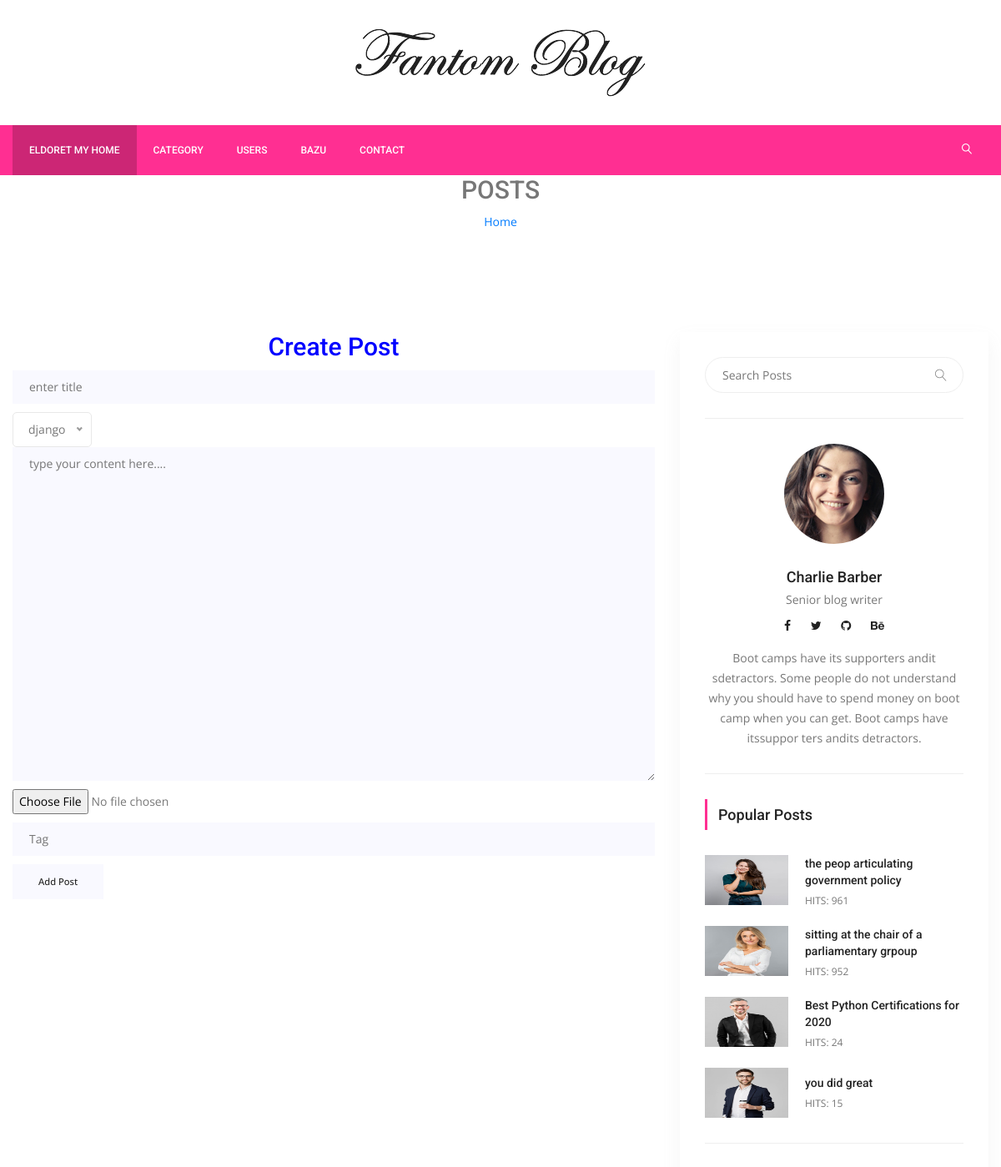
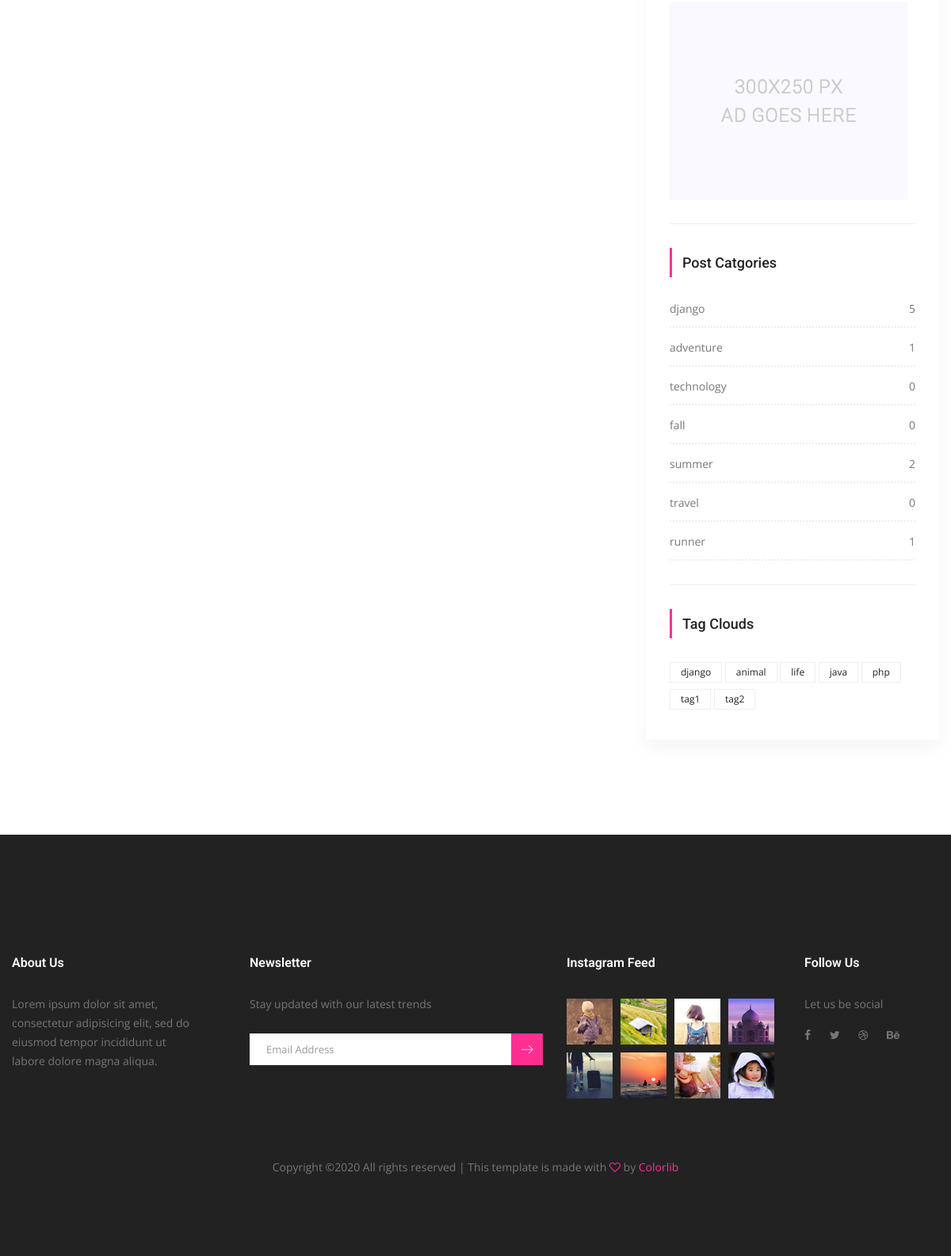
The app's page /post-create (signed in) with its own data (2 pictures, top to bottom).
### posts/models.py (models this page shows, shortened)
class Post(models.Model):
    title = models.CharField(max_length=150)
    content = models.TextField()
    publishing_date = models.DateTimeField(auto_now=True)
    image = models.ImageField(blank=True, null=True, upload_to='uploads/')
    user = models.ForeignKey(settings.AUTH_USER_MODEL, on_delete=models.CASCADE)
    slug = models.SlugField(default="slug", editable=False)
    category = models.ForeignKey(Category, on_delete=models.CASCADE, default=1, related_name="posts")
    tag = models.ManyToManyField(Tag, related_name="posts", blank=True)
    slider_post = models.BooleanField(default=False)
    hit = models.PositiveIntegerField(default=0)

class Category(models.Model):
    title = models.CharField(max_length=150)
    slug = models.SlugField(editable=False)
    def __str__(self):
        return self.title
    def post_count(self):
        return self.posts.all().count()

class Tag(models.Model):
    title = models.CharField(max_length=50)
    slug = models.SlugField(editable=False)
    def __str__(self):
        return self.title

### posts/views.py (the view, shortened to what this page needs)
# urls.py: path('post-create', CreatePostView.as_view(),name = "create_post"),
@method_decorator(login_required(login_url='users/login'),name="dispatch")
class CreatePostView(CreateView):
    template_name = 'posts/create-post.html'
    form_class = PostCreationForm
    model = Post

### posts/forms.py
class PostCreationForm(forms.ModelForm):
    class Meta:
        model = Post
        widgets = {
            'title':forms.TextInput(attrs={'class':'single-input','placeholder':'enter title'}),
            'content': forms.Textarea(attrs={'class': 'single-input', 'placeholder': 'type your content here....'})
        }
        fields = [
            'title',
            'category',
            'content',
            'image',
        ]

### posts/templatetags/custom_tags.py (called while the page is built)
@register.simple_tag(name="categories")
def all_categories():
    return Category.objects.all()

@register.simple_tag(name="tags")
def all_tags():
    return Tag.objects.all()

@register.simple_tag(name="hit_posts")
def hit_posts():
    return Post.objects.order_by('-hit')[:4]

### templates/posts/create-post.html (shortened to what this page needs)
{% extends 'base.html'%}
{% load static %}
{% block content %}
        <section class="banu Area =====nner_area">
            <div class="banner_inner d-flex align-items-center">
				<div class="container">
					<div class="banner_content text-center">
						<h2>POSTS</h2>
						<div class="page_link">
							<a href="{% url 'index' %}">Home</a>
						</div>
					</div>
				</div>
            </div>
        </section>
        <section class="blog_area p_120">
            <div class="container">
                <div class="row">
                    <div class="col-lg-8">
						<h2 style="text-align:center;color:blue"> Create Post </h2>
                        <div class="blog_left_sidebar">
							<form method="post" enctype="multipart/form-data">
                                {% for field in form %}
								<div class="mt-10">
                                    {{ field }}
									</div>
                                {% endfor %}
								<div class="mt-10">
										<input type="text" name="tag" placeholder="Tag" onfocus="this.placeholder = ''" onblur="this.placeholder = 'Tag'" required="" class="single-input">
									</div>
								 <input type="submit" class="genric-btn default" style="margin-top:10px" value="Add Post">
							</form>
						</div>
                    </div>
                    {% include 'right_side.html'%}
                </div>
            </div>
        </section>
        {% endblock%}

### templates/base.html (shortened to what this page needs)
{% load static%}
{% load custom_tags %}
<!doctype html>
<html lang="en">
    <head>
        <link rel="stylesheet" href="{% static "css/bootstrap.css" %}">
        <link rel="stylesheet" href="{% static "vendors/linericon/style.css" %}">
        <link rel="stylesheet" href="{% static "css/font-awesome.min.css" %}">
        <link rel="stylesheet" href="{% static "vendors/owl-carousel/owl.carousel.min.css" %}">
        <link rel="stylesheet" href="{% static "vendors/lightbox/simpleLightbox.css" %}">
        <link rel="stylesheet" href="{% static "vendors/nice-select/css/nice-select.css" %}">
        <link rel="stylesheet" href="{% static "vendors/animate-css/animate.css" %}">
        <link rel="stylesheet" href="{% static "vendors/jquery-ui/jquery-ui.css" %}">
        <link rel="stylesheet" href="{% static "css/style.css" %}">
        <link rel="stylesheet" href="{% static "css/responsive.css" %}">
    </head>
    <body>
        <header class="header_area">
            <div class="logo_part">
            	<div class="container">
            		<a class="logo" href="{% url 'index' %}"><img src="{% static "img/logo.png" %}" alt=""></a>
            	</div>
            </div>
			<div class="main_menu">
				<nav class="navbar navbar-expand-lg navbar-light">
					<div class="container">
						<div class="collapse navbar-collapse offset" id="navbarSupportedContent">
							<ul class="nav navbar-nav menu_nav">
								<li class="nav-item active"><a class="nav-link" href="{% url 'index' %}">ELDORET MY Home</a></li>
                                <li class="nav-item submenu dropdown">
									<a href="#" class="nav-link dropdown-toggle" data-toggle="dropdown" role="button" aria-haspopup="true" aria-expanded="false">category</a>
                                        {% categories as categories%}
                                        {% for category in categories%}
								<li class="nav-item"><a class="nav-link" href="{% url 'category_detail' pk=category.id slug=category.slug %}"">{{ category.title }}</a></li>
                                {% endfor %}
                                </ul>
								<li class="nav-item"><a class="nav-link" href="{% url 'users:user_list' %}">USERS</a></li>
                                {% if user.is_authenticated%}
								<li class="nav-item submenu dropdown">
									<a href="#" class="nav-link dropdown-toggle" data-toggle="dropdown" role="button" aria-haspopup="true" aria-expanded="false">{{user.username}}</a>
								</li>
                                {% else %}
								<li class="nav-item"><a class="nav-link" href="{% url 'users:register' %}">Regiater</a></li>
                                <li class="nav-item"><a class="nav-link" href="{% url 'users:login'%}">Login</a></li>
                                {% endif %}
                                <li class="nav-item"><a class="nav-link" href="contact.html">Contact</a></li>
							<ul class="nav navbar-nav navbar-right ml-auto">
								<li class="nav-item"><a href="#" class="search"><i class="lnr lnr-magnifier"></i></a></li>
							</ul>
						</div>
					</div>
				</nav>
			</div>
        </header>
 {% block content %}
 {% endblock %}
        <footer class="footer-area">
            <div class="container">
                <div class="row">
                    <div class="col-lg-3  col-md-6 col-sm-6">
                        <div class="single-footer-widget">
                            <h6 class="footer_title">About Us</h6>
                            <p>Lorem ipsum dolor sit amet, consectetur adipisicing elit, sed do eiusmod tempor incididunt ut labore dolore magna aliqua.</p>
                        </div>
                    </div>
                    <div class="col-lg-4 col-md-6 col-sm-6">
                        <div class="single-footer-widget">
                            <h6 class="footer_title">Newsletter</h6>
                            <p>Stay updated with our latest trends</p>
                            <div id="mc_embed_signup">
                                <form target="_blank" action="https://spondonit.us12.list-manage.com/subscribe/post?u=1462626880ade1ac87bd9c93a&amp;id=92a4423d01" method="get" class="subscribe_form relative">
                                    <div class="input-group d-flex flex-row">
                                        <input name="EMAIL" placeholder="Email Address" onfocus="this.placeholder = ''" onblur="this.placeholder = 'Email Address '" required="" type="email">
                                        <button class="btn sub-btn"><span class="lnr lnr-arrow-right"></span></button>
                                    </div>
                                </form>
                            </div>
                        </div>
                    </div>
                    <div class="col-lg-3 col-md-6 col-sm-6">
                        <div class="single-footer-widget instafeed">
                            <h6 class="footer_title">Instagram Feed</h6>
                            <ul class="list instafeed d-flex flex-wrap">
                                <li><img src="{% static "img/instagram/Image-01.jpg" %}" alt=""></li>
                                <li><img src="{% static "img/instagram/Image-02.jpg" %}" alt=""></li>
                                <li><img src="{% static "img/instagram/Image-03.jpg" %}" alt=""></li>
                                <li><img src="{% static "img/instagram/Image-04.jpg" %}" alt=""></li>
                                <li><img src="{% static "img/instagram/Image-05.jpg" %}" alt=""></li>
                                <li><img src="{% static "img/instagram/Image-06.jpg" %}" alt=""></li>
                                <li><img src="{% static "img/instagram/Image-07.jpg" %}" alt=""></li>
                                <li><img src="{% static "img/instagram/Image-08.jpg" %}" alt=""></li>
                            </ul>
                        </div>
                    </div>
                    <div class="col-lg-2 col-md-6 col-sm-6">
                        <div class="single-footer-widget f_social_wd">
                            <h6 class="footer_title">Follow Us</h6>
                            <p>Let us be social</p>
                            <div class="f_social">
                            	<a href="#"><i class="fa fa-facebook"></i></a>
								<a href="#"><i class="fa fa-twitter"></i></a>
								<a href="#"><i class="fa fa-dribbble"></i></a>
								<a href="#"><i class="fa fa-behance"></i></a>
                            </div>
                        </div>
                    </div>
                </div>
                <div class="row footer-bottom d-flex justify-content-between align-items-center">
                    <p class="col-lg-12 footer-text text-center">
Copyright &copy;<script>document.write(new Date().getFullYear());</script> All rights reserved | This template is made with <i class="fa fa-heart-o" aria-hidden="true"></i> by <a href="https://colorlib.com" target="_blank">Colorlib</a>
</p>
                </div>
            </div>
        </footer>
    </body>
</html>

### templates/right_side.html
{% load static %}
{% load custom_tags %}
<div class="col-lg-4">
                        <div class="blog_right_sidebar">
                            <aside class="single_sidebar_widget search_widget">
                                <form action="{% url 'search' %}" method="get">
                                <div class="input-group">
                                    <input type="text" class="form-control" placeholder="Search Posts" name="q">
                                    <span class="input-group-btn">
                                        <button class="btn btn-default" type="button"><i class="lnr lnr-magnifier"></i></button>
                                    </span>
                                </div>
                                    </form>
                                <div class="br">
                                </div>
                            </aside>
                            <aside class="single_sidebar_widget author_widget">
                                <img class="author_img rounded-circle" src="{% static "img/blog/author.png" %}" alt="">
                                <h4>Charlie Barber</h4>
                                <p>Senior blog writer</p>
                                <div class="social_icon">
                                    <a href="#"><i class="fa fa-facebook"></i></a>
                                    <a href="#"><i class="fa fa-twitter"></i></a>
                                    <a href="#"><i class="fa fa-github"></i></a>
                                    <a href="#"><i class="fa fa-behance"></i></a>
                                </div>
                                <p>Boot camps have its supporters andit sdetractors. Some people do not understand why you should have to spend money on boot camp when you can get. Boot camps have itssuppor ters andits detractors.</p>
                                <div class="br"></div>
                            </aside>
                            <aside class="single_sidebar_widget popular_post_widget">
                                <h3 class="widget_title">Popular Posts</h3>
                                {% hit_posts as posts %}
                                {% for post in posts %}
                                <div class="media post_item">
                                    <img src="{{ post.image.url }}" alt="post" style="width:100px;height:60px">
                                    <div class="media-body">
                                        <a href="{% url 'detail' post.pk post.slug %}"><h3>{{ post.title }}</h3></a>
                                        <p>HITS: {{ post.hit }}</p>
                                    </div>
                                </div>
                                {% endfor %}
                                <div class="br"></div>
                            </aside>
                            <aside class="single_sidebar_widget">
                                <a href="#"><img class="img-fluid" src="{% static "img/blog/add.jpg" %}" alt=""></a>
                                <div class="br"></div>
                            </aside>
                            <aside class="single_sidebar_widget post_category_widget">
                                <h4 class="widget_title">Post Catgories</h4>
                                <ul class="list cat-list">
                                    {% categories as categories%}
                                    {% for category in categories %}
                                    <li>
                                        <a href="{% url 'category_detail' pk=category.id slug=category.slug %}" class="d-flex justify-content-between">
                                            <p>{{ category.title }}</p>
                                            <p>{{ category.post_count }}</p>
                                        </a>
                                    </li>
                                    {% endfor %}
                                </ul>
                                <div class="br"></div>
                            </aside>
                            <aside class="single-sidebar-widget tag_cloud_widget">
                                <h4 class="widget_title">Tag Clouds</h4>
                                <ul class="list">
                                    {% tags as labels %}
                                    {% for label in labels %}
                                    <li><a href="{% url 'tag_detail' slug=label.slug%}">{{ label }}</a></li>
                                    {% endfor %}
                                </ul>
                            </aside>
                        </div>
                    </div>

### static/css/responsive.css (style rules this page uses)
@media (max-width:1619px) { .header_area .navbar .search { margin-left: 40px; } }

### records on screen
Post: image (picture), title "the peop articulating government policy", hit "961"
Post: image (picture), title "sitting at the chair of a parliamentary grpoup", hit "952"
Post: image (picture), title "Best Python Certifications for 2020", hit "24"
Post: image (picture), title "you did great", hit "15"
Category: title "django", post_count "5"
Category: title "adventure", post_count "1"
Category: title "technology", post_count "0"
Category: title "fall", post_count "0"
Category: title "summer", post_count "2"
Category: title "travel", post_count "0"
Category: title "runner", post_count "1"
Tag: title "django"
Tag: title "animal"
Tag: title "life"
Tag: title "java"
Tag: title "php"
Tag: title "tag1"
Tag: title "tag2"

### other values on screen
{{ user.username }} "BAZU"
